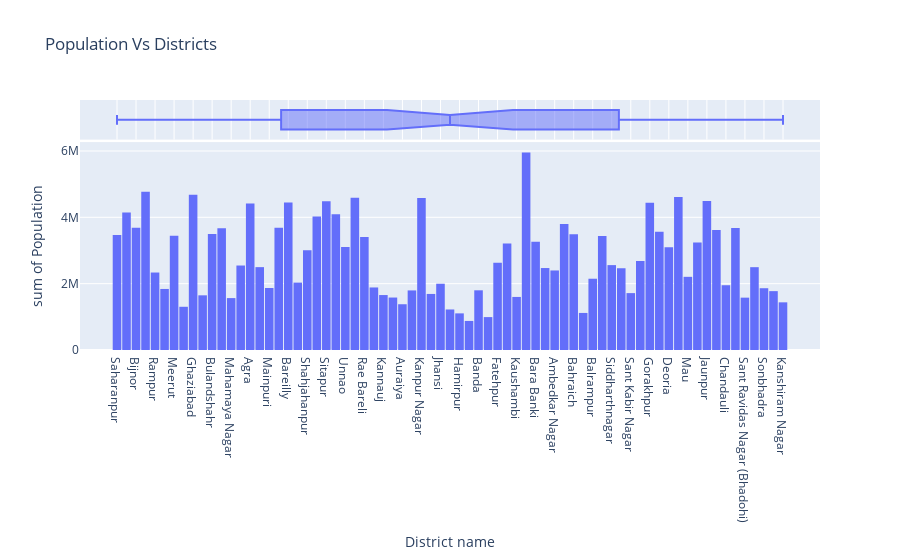
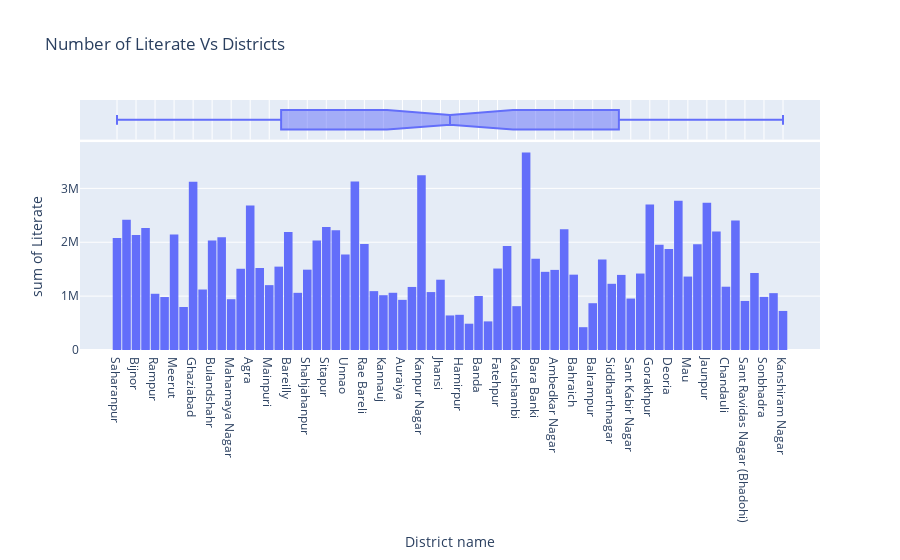
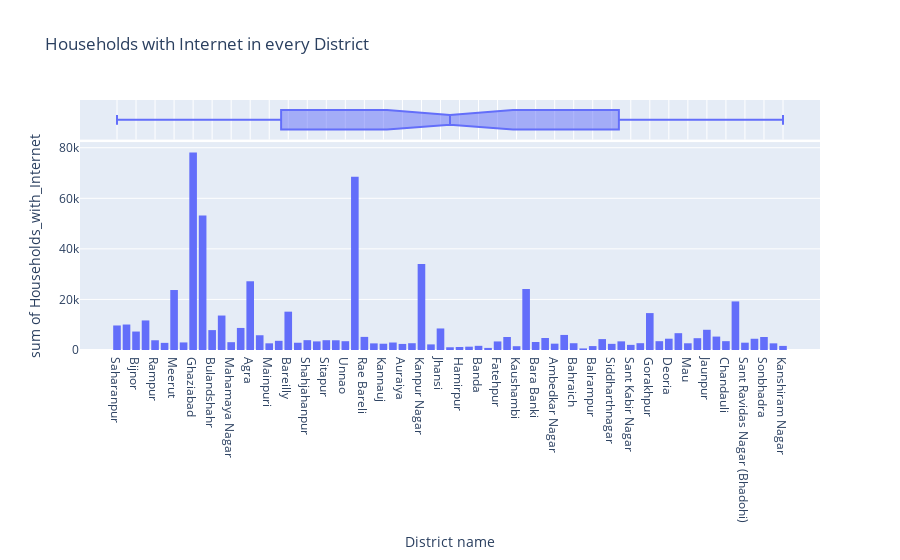

Notebook code for these charts, in order:
### Markdown cell above
## (1) Uttar Pradesh

### Code cell
Explore_districts_of(Uttar_Pradesh)

### Figure 1 — Plotly figure (JSON) as saved in the notebook; plotly's stock layout.template omitted (floating-point values rounded to 4 significant figures)
{"data": [{"alignmentgroup": "True", "bingroup": "x", "histfunc": "sum", "hovertemplate": "District name=%{x}<br>sum of Population=%{y}<extra></extra>", "legendgroup": "", "marker": {"color": "#636efa", "pattern": {"shape": ""}}, "name": "", "offsetgroup": "", "orientation": "v", "showlegend": false, "type": "histogram", "x": ["Saharanpur", "Muzaffarnagar", "Bijnor", "Moradabad", "Rampur", "Jyotiba Phule Nagar", "Meerut", "Baghpat", "Ghaziabad", "Gautam Buddha Nagar", "Bulandshahr", "Aligarh", "Mahamaya Nagar", "Mathura", "Agra", "Firozabad", "Mainpuri", "Budaun", "Bareilly", "Pilibhit", "Shahjahanpur", "Kheri", "Sitapur", "Hardoi", "Unnao", "Lucknow", "Rae Bareli", "Farrukhabad", "Kannauj", "Etawah", "Auraiya", "Kanpur Dehat", "Kanpur Nagar", "Jalaun", "Jhansi", "Lalitpur", "Hamirpur", "Mahoba", "Banda", "Chitrakoot", "Fatehpur", "Pratapgarh", "Kaushambi", "Allahabad", "Bara Banki", "Faizabad", "Ambedkar Nagar", "Sultanpur", "Bahraich", "Shrawasti", "Balrampur", "Gonda", "Siddharthnagar", "Basti", "Sant Kabir Nagar", "Mahrajganj", "Gorakhpur", "Kushinagar", "Deoria", "Azamgarh", "Mau", "Ballia", "Jaunpur", "Ghazipur", "Chandauli", "Varanasi", "Sant Ravidas Nagar (Bhadohi)", "Mirzapur", "Sonbhadra", "Etah", "Kanshiram Nagar"], "xaxis": "x", "y": [3466382, 4143512, 3682713, 4772006, 2335819, 1840221, 3443689, 1303048, 4681645, 1648115, 3499171, 3673889, 1564708, 2547184, 4418797, 2498156, 1868529, 3681896, 4448359, 2031007, 3006538, 4021243, 4483992, 4092845, 3108367, 4589838, 3405559, 1885204, 1656616, 1581810, 1379545, 1796184, 4581268, 1689974, 1998603, 1221592, 1104285, 875958, 1799410, 991730, 2632733, 3209141, 1599596, 5954391, 3260699, 2470996, 2397888, 3797117, 3487731, 1117361, 2148665, 3433919, 2559297, 2464464, 1715183, 2684703, 4440895, 3564544, 3100946, 4613913, 2205968, 3239774, 4494204, 3620268, 1952756, 3676841, 1578213, 2496970, 1862559, 1774480, 1436719], "yaxis": "y"}, {"alignmentgroup": "True", "hovertemplate": "District name=%{x}<extra></extra>", "legendgroup": "", "marker": {"color": "#636efa"}, "name": "", "notched": true, "offsetgroup": "", "showlegend": false, "type": "box", "x": ["Saharanpur", "Muzaffarnagar", "Bijnor", "Moradabad", "Rampur", "Jyotiba Phule Nagar", "Meerut", "Baghpat", "Ghaziabad", "Gautam Buddha Nagar", "Bulandshahr", "Aligarh", "Mahamaya Nagar", "Mathura", "Agra", "Firozabad", "Mainpuri", "Budaun", "Bareilly", "Pilibhit", "Shahjahanpur", "Kheri", "Sitapur", "Hardoi", "Unnao", "Lucknow", "Rae Bareli", "Farrukhabad", "Kannauj", "Etawah", "Auraiya", "Kanpur Dehat", "Kanpur Nagar", "Jalaun", "Jhansi", "Lalitpur", "Hamirpur", "Mahoba", "Banda", "Chitrakoot", "Fatehpur", "Pratapgarh", "Kaushambi", "Allahabad", "Bara Banki", "Faizabad", "Ambedkar Nagar", "Sultanpur", "Bahraich", "Shrawasti", "Balrampur", "Gonda", "Siddharthnagar", "Basti", "Sant Kabir Nagar", "Mahrajganj", "Gorakhpur", "Kushinagar", "Deoria", "Azamgarh", "Mau", "Ballia", "Jaunpur", "Ghazipur", "Chandauli", "Varanasi", "Sant Ravidas Nagar (Bhadohi)", "Mirzapur", "Sonbhadra", "Etah", "Kanshiram Nagar"], "xaxis": "x2", "yaxis": "y2"}], "layout": {"bargap": 0.1, "barmode": "relative", "legend": {"tracegroupgap": 0}, "title": {"text": "Population Vs Districts"}, "xaxis": {"anchor": "y", "domain": [0, 1], "title": {"text": "District name"}}, "xaxis2": {"anchor": "y2", "domain": [0, 1], "matches": "x", "showgrid": true, "showticklabels": false}, "yaxis": {"anchor": "x", "domain": [0, 0.8316], "title": {"text": "sum of Population"}}, "yaxis2": {"anchor": "x2", "domain": [0.8416, 1], "matches": "y2", "showgrid": false, "showline": false, "showticklabels": false, "ticks": ""}}}

### Figure 2 — Plotly figure (JSON) as saved in the notebook; plotly's stock layout.template omitted (floating-point values rounded to 4 significant figures)
{"data": [{"alignmentgroup": "True", "bingroup": "x", "histfunc": "sum", "hovertemplate": "District name=%{x}<br>sum of Literate=%{y}<extra></extra>", "legendgroup": "", "marker": {"color": "#636efa", "pattern": {"shape": ""}}, "name": "", "offsetgroup": "", "orientation": "v", "showlegend": false, "type": "histogram", "x": ["Saharanpur", "Muzaffarnagar", "Bijnor", "Moradabad", "Rampur", "Jyotiba Phule Nagar", "Meerut", "Baghpat", "Ghaziabad", "Gautam Buddha Nagar", "Bulandshahr", "Aligarh", "Mahamaya Nagar", "Mathura", "Agra", "Firozabad", "Mainpuri", "Budaun", "Bareilly", "Pilibhit", "Shahjahanpur", "Kheri", "Sitapur", "Hardoi", "Unnao", "Lucknow", "Rae Bareli", "Farrukhabad", "Kannauj", "Etawah", "Auraiya", "Kanpur Dehat", "Kanpur Nagar", "Jalaun", "Jhansi", "Lalitpur", "Hamirpur", "Mahoba", "Banda", "Chitrakoot", "Fatehpur", "Pratapgarh", "Kaushambi", "Allahabad", "Bara Banki", "Faizabad", "Ambedkar Nagar", "Sultanpur", "Bahraich", "Shrawasti", "Balrampur", "Gonda", "Siddharthnagar", "Basti", "Sant Kabir Nagar", "Mahrajganj", "Gorakhpur", "Kushinagar", "Deoria", "Azamgarh", "Mau", "Ballia", "Jaunpur", "Ghazipur", "Chandauli", "Varanasi", "Sant Ravidas Nagar (Bhadohi)", "Mirzapur", "Sonbhadra", "Etah", "Kanshiram Nagar"], "xaxis": "x", "y": [2077108, 2417339, 2135393, 2263848, 1043666, 983110, 2141488, 797970, 3123264, 1122947, 2031656, 2092567, 942572, 1507746, 2680510, 1521806, 1203885, 1547477, 2191759, 1061095, 1490930, 2034044, 2283733, 2221601, 1773584, 3127260, 1965843, 1092677, 1017087, 1062003, 930836, 1170243, 3243022, 1075196, 1304513, 641191, 653299, 488106, 1002937, 531072, 1512166, 1931559, 813424, 3665727, 1692458, 1450901, 1486939, 2239902, 1398368, 423313, 868357, 1679994, 1228926, 1393783, 954949, 1419144, 2700328, 1954820, 1875239, 2771917, 1363044, 1963590, 2731677, 2197549, 1174606, 2403903, 910146, 1428683, 985708, 1055202, 724850], "yaxis": "y"}, {"alignmentgroup": "True", "hovertemplate": "District name=%{x}<extra></extra>", "legendgroup": "", "marker": {"color": "#636efa"}, "name": "", "notched": true, "offsetgroup": "", "showlegend": false, "type": "box", "x": ["Saharanpur", "Muzaffarnagar", "Bijnor", "Moradabad", "Rampur", "Jyotiba Phule Nagar", "Meerut", "Baghpat", "Ghaziabad", "Gautam Buddha Nagar", "Bulandshahr", "Aligarh", "Mahamaya Nagar", "Mathura", "Agra", "Firozabad", "Mainpuri", "Budaun", "Bareilly", "Pilibhit", "Shahjahanpur", "Kheri", "Sitapur", "Hardoi", "Unnao", "Lucknow", "Rae Bareli", "Farrukhabad", "Kannauj", "Etawah", "Auraiya", "Kanpur Dehat", "Kanpur Nagar", "Jalaun", "Jhansi", "Lalitpur", "Hamirpur", "Mahoba", "Banda", "Chitrakoot", "Fatehpur", "Pratapgarh", "Kaushambi", "Allahabad", "Bara Banki", "Faizabad", "Ambedkar Nagar", "Sultanpur", "Bahraich", "Shrawasti", "Balrampur", "Gonda", "Siddharthnagar", "Basti", "Sant Kabir Nagar", "Mahrajganj", "Gorakhpur", "Kushinagar", "Deoria", "Azamgarh", "Mau", "Ballia", "Jaunpur", "Ghazipur", "Chandauli", "Varanasi", "Sant Ravidas Nagar (Bhadohi)", "Mirzapur", "Sonbhadra", "Etah", "Kanshiram Nagar"], "xaxis": "x2", "yaxis": "y2"}], "layout": {"bargap": 0.1, "barmode": "relative", "legend": {"tracegroupgap": 0}, "title": {"text": "Number of Literate Vs Districts"}, "xaxis": {"anchor": "y", "domain": [0, 1], "title": {"text": "District name"}}, "xaxis2": {"anchor": "y2", "domain": [0, 1], "matches": "x", "showgrid": true, "showticklabels": false}, "yaxis": {"anchor": "x", "domain": [0, 0.8316], "title": {"text": "sum of Literate"}}, "yaxis2": {"anchor": "x2", "domain": [0.8416, 1], "matches": "y2", "showgrid": false, "showline": false, "showticklabels": false, "ticks": ""}}}

### Figure 3 — Plotly figure (JSON) as saved in the notebook; plotly's stock layout.template omitted (floating-point values rounded to 4 significant figures)
{"data": [{"alignmentgroup": "True", "bingroup": "x", "histfunc": "sum", "hovertemplate": "District name=%{x}<br>sum of Households_with_Internet=%{y}<extra></extra>", "legendgroup": "", "marker": {"color": "#636efa", "pattern": {"shape": ""}}, "name": "", "offsetgroup": "", "orientation": "v", "showlegend": false, "type": "histogram", "x": ["Saharanpur", "Muzaffarnagar", "Bijnor", "Moradabad", "Rampur", "Jyotiba Phule Nagar", "Meerut", "Baghpat", "Ghaziabad", "Gautam Buddha Nagar", "Bulandshahr", "Aligarh", "Mahamaya Nagar", "Mathura", "Agra", "Firozabad", "Mainpuri", "Budaun", "Bareilly", "Pilibhit", "Shahjahanpur", "Kheri", "Sitapur", "Hardoi", "Unnao", "Lucknow", "Rae Bareli", "Farrukhabad", "Kannauj", "Etawah", "Auraiya", "Kanpur Dehat", "Kanpur Nagar", "Jalaun", "Jhansi", "Lalitpur", "Hamirpur", "Mahoba", "Banda", "Chitrakoot", "Fatehpur", "Pratapgarh", "Kaushambi", "Allahabad", "Bara Banki", "Faizabad", "Ambedkar Nagar", "Sultanpur", "Bahraich", "Shrawasti", "Balrampur", "Gonda", "Siddharthnagar", "Basti", "Sant Kabir Nagar", "Mahrajganj", "Gorakhpur", "Kushinagar", "Deoria", "Azamgarh", "Mau", "Ballia", "Jaunpur", "Ghazipur", "Chandauli", "Varanasi", "Sant Ravidas Nagar (Bhadohi)", "Mirzapur", "Sonbhadra", "Etah", "Kanshiram Nagar"], "xaxis": "x", "y": [9699, 10077, 7303, 11690, 3847, 2825, 23717, 2989, 78116, 53181, 7865, 13634, 3087, 8726, 27183, 5834, 2642, 3634, 15164, 2870, 3889, 3402, 3874, 3845, 3476, 68506, 5184, 2624, 2488, 2964, 2404, 2682, 33966, 2217, 8517, 1079, 1196, 1316, 1655, 827, 3385, 5149, 1503, 24122, 3159, 4746, 2509, 5956, 2681, 624, 1551, 4313, 2434, 3423, 2031, 2694, 14597, 3486, 4469, 6652, 2656, 4672, 8002, 5309, 3492, 19214, 2896, 4447, 5149, 2635, 1623], "yaxis": "y"}, {"alignmentgroup": "True", "hovertemplate": "District name=%{x}<extra></extra>", "legendgroup": "", "marker": {"color": "#636efa"}, "name": "", "notched": true, "offsetgroup": "", "showlegend": false, "type": "box", "x": ["Saharanpur", "Muzaffarnagar", "Bijnor", "Moradabad", "Rampur", "Jyotiba Phule Nagar", "Meerut", "Baghpat", "Ghaziabad", "Gautam Buddha Nagar", "Bulandshahr", "Aligarh", "Mahamaya Nagar", "Mathura", "Agra", "Firozabad", "Mainpuri", "Budaun", "Bareilly", "Pilibhit", "Shahjahanpur", "Kheri", "Sitapur", "Hardoi", "Unnao", "Lucknow", "Rae Bareli", "Farrukhabad", "Kannauj", "Etawah", "Auraiya", "Kanpur Dehat", "Kanpur Nagar", "Jalaun", "Jhansi", "Lalitpur", "Hamirpur", "Mahoba", "Banda", "Chitrakoot", "Fatehpur", "Pratapgarh", "Kaushambi", "Allahabad", "Bara Banki", "Faizabad", "Ambedkar Nagar", "Sultanpur", "Bahraich", "Shrawasti", "Balrampur", "Gonda", "Siddharthnagar", "Basti", "Sant Kabir Nagar", "Mahrajganj", "Gorakhpur", "Kushinagar", "Deoria", "Azamgarh", "Mau", "Ballia", "Jaunpur", "Ghazipur", "Chandauli", "Varanasi", "Sant Ravidas Nagar (Bhadohi)", "Mirzapur", "Sonbhadra", "Etah", "Kanshiram Nagar"], "xaxis": "x2", "yaxis": "y2"}], "layout": {"barmode": "relative", "legend": {"tracegroupgap": 0}, "title": {"text": "Households with Internet in every District"}, "xaxis": {"anchor": "y", "domain": [0, 1], "title": {"text": "District name"}}, "xaxis2": {"anchor": "y2", "domain": [0, 1], "matches": "x", "showgrid": true, "showticklabels": false}, "yaxis": {"anchor": "x", "domain": [0, 0.8316], "title": {"text": "sum of Households_with_Internet"}}, "yaxis2": {"anchor": "x2", "domain": [0.8416, 1], "matches": "y2", "showgrid": false, "showline": false, "showticklabels": false, "ticks": ""}}}
